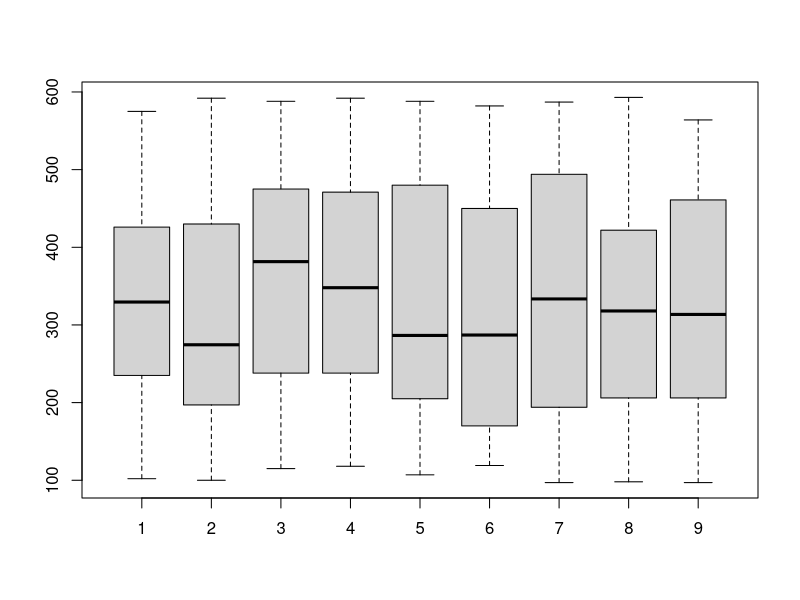

Write the R code that produced this figure.
library(tidyverse)
library(stringr)
calibration_data <- read.table("excel/kalibration_listeAdult.csv",sep=';', fill=TRUE)
calibration_length <- c()
max_data_length <- 0
for (i in 2:nrow(calibration_data)) {
  row_string <- toString(calibration_data[i,])
  row_string <- str_replace_all(row_string,"[\\[\\]]","")
  row_string <- noquote(row_string)
  name <- as.character(i-1)
  calibration_length[[i-1]] <- as.numeric(unlist(strsplit(row_string, ',')))
  if (length(calibration_length[[i-1]]) > max_data_length ) {
    max_data_length <- length(calibration_length[[i-1]])
  }
}

for ( i in 1:length(calibration_length) ) {
  if (length(calibration_length[[i]]) < max_data_length) {
    for (j in length(calibration_length[[i]]):max_data_length) {
      calibration_length[[i]][j] <- NA
    }
  }
}
calibration_length_df <- data.frame(calibration_length)
colnames(calibration_length_df) <- seq(1,length(calibration_length))
boxplot(calibration_length_df)

